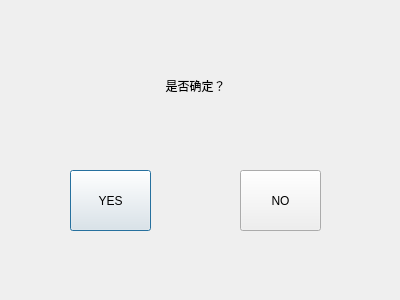
<?xml version="1.0" encoding="UTF-8"?>
<ui version="4.0">
 <class>Confirm</class>
 <widget class="QDialog" name="Confirm">
  <property name="geometry">
   <rect>
    <x>0</x>
    <y>0</y>
    <width>400</width>
    <height>300</height>
   </rect>
  </property>
  <property name="windowTitle">
   <string>Dialog</string>
  </property>
  <widget class="QLabel" name="label">
   <property name="geometry">
    <rect>
     <x>120</x>
     <y>50</y>
     <width>151</width>
     <height>71</height>
    </rect>
   </property>
   <property name="text">
    <string>是否确定？</string>
   </property>
   <property name="alignment">
    <set>Qt::AlignCenter</set>
   </property>
  </widget>
  <widget class="QPushButton" name="Btn_YES">
   <property name="geometry">
    <rect>
     <x>70</x>
     <y>170</y>
     <width>81</width>
     <height>61</height>
    </rect>
   </property>
   <property name="text">
    <string>YES</string>
   </property>
  </widget>
  <widget class="QPushButton" name="Btn_NO">
   <property name="geometry">
    <rect>
     <x>240</x>
     <y>170</y>
     <width>81</width>
     <height>61</height>
    </rect>
   </property>
   <property name="text">
    <string>NO</string>
   </property>
  </widget>
 </widget>
 <resources/>
 <connections/>
</ui>
